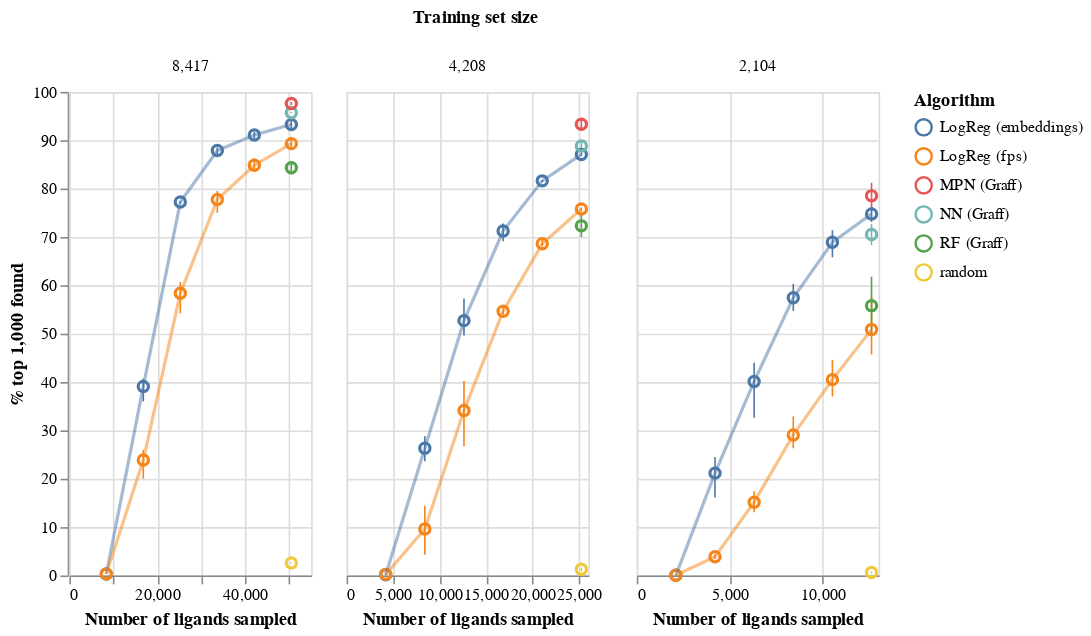

Notebook source saved alongside this figure:
### Code cell
ch

### Figure 1 — Vega-Lite specification as saved in the notebook (floating-point values rounded to 4 significant figures; data arrays with more than 128 entries replaced by an {"elided": "..."} marker saying what was removed)
{"config": {"view": {"continuousWidth": 400, "continuousHeight": 300}}, "data": {"name": "data-4fc051475e8a9aa69c53053336fb11c8"}, "facet": {"column": {"type": "nominal", "field": "Training set size", "sort": [0.004, 0.002, 0.001]}}, "spec": {"layer": [{"mark": {"type": "errorbar", "extent": "ci"}, "encoding": {"color": {"type": "nominal", "field": "Algorithm"}, "x": {"type": "quantitative", "field": "N ligands explored", "title": "Number of ligands sampled"}, "y": {"type": "quantitative", "field": "% top-k found", "title": "% top 1,000 found"}}}, {"mark": {"type": "point", "color": "black", "filled": false, "size": 40}, "encoding": {"color": {"type": "nominal", "field": "Algorithm"}, "tooltip": {"type": "quantitative", "aggregate": "mean", "field": "% top-k found", "title": "% top 1,000 found"}, "x": {"type": "quantitative", "field": "N ligands explored"}, "y": {"type": "quantitative", "aggregate": "mean", "field": "% top-k found", "title": "% top 1,000 found"}}}, {"mark": {"type": "line", "color": "black", "opacity": 0.5, "size": 2}, "encoding": {"color": {"type": "nominal", "field": "Algorithm"}, "x": {"type": "quantitative", "field": "N ligands explored"}, "y": {"type": "quantitative", "aggregate": "mean", "field": "% top-k found", "title": "% top 1,000 found"}}}], "height": 300, "width": 150}, "resolve": {"scale": {"x": "independent"}}, "$schema": "https://vega.github.io/schema/vega-lite/v4.8.1.json", "datasets": {"data-4fc051475e8a9aa69c53053336fb11c8": {"elided": "144 records"}}}
